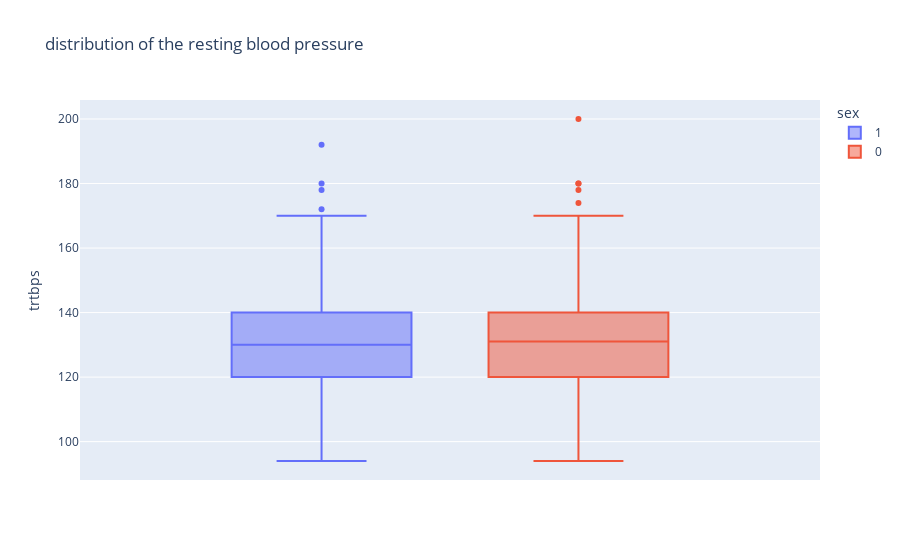

The notebook cell this image was saved under:
### Code cell
fig = px.box(data, y='trtbps', color='sex', title=f'distribution of the resting blood pressure')
fig.show()

### Figure 1 — Plotly figure (JSON) as saved in the notebook; plotly's stock layout.template omitted (floating-point values rounded to 4 significant figures; data arrays with more than 128 entries replaced by an {"elided": "..."} marker saying what was removed)
{"data": [{"alignmentgroup": "True", "hovertemplate": "sex=1<br>trtbps=%{y}<extra></extra>", "legendgroup": "1", "marker": {"color": "#636efa"}, "name": "1", "notched": false, "offsetgroup": "1", "orientation": "v", "showlegend": true, "type": "box", "x0": " ", "xaxis": "x", "y": {"elided": "207 int values"}, "y0": " ", "yaxis": "y"}, {"alignmentgroup": "True", "hovertemplate": "sex=0<br>trtbps=%{y}<extra></extra>", "legendgroup": "0", "marker": {"color": "#EF553B"}, "name": "0", "notched": false, "offsetgroup": "0", "orientation": "v", "showlegend": true, "type": "box", "x0": " ", "xaxis": "x", "y": [130, 120, 140, 130, 150, 120, 120, 150, 140, 160, 140, 105, 142, 135, 155, 160, 140, 130, 128, 138, 130, 108, 135, 128, 110, 138, 130, 124, 122, 135, 102, 102, 115, 110, 100, 132, 112, 140, 140, 120, 138, 120, 110, 180, 140, 120, 105, 138, 130, 112, 108, 94, 118, 152, 136, 120, 160, 134, 126, 130, 120, 120, 120, 106, 140, 118, 150, 112, 146, 138, 130, 132, 140, 150, 130, 130, 160, 150, 145, 132, 130, 150, 200, 174, 134, 138, 150, 178, 108, 180, 136, 128, 170, 124, 140, 130], "y0": " ", "yaxis": "y"}], "layout": {"boxmode": "group", "legend": {"title": {"text": "sex"}, "tracegroupgap": 0}, "title": {"text": "distribution of the resting blood pressure"}, "xaxis": {"anchor": "y", "domain": [0, 1]}, "yaxis": {"anchor": "x", "domain": [0, 1], "title": {"text": "trtbps"}}}}
